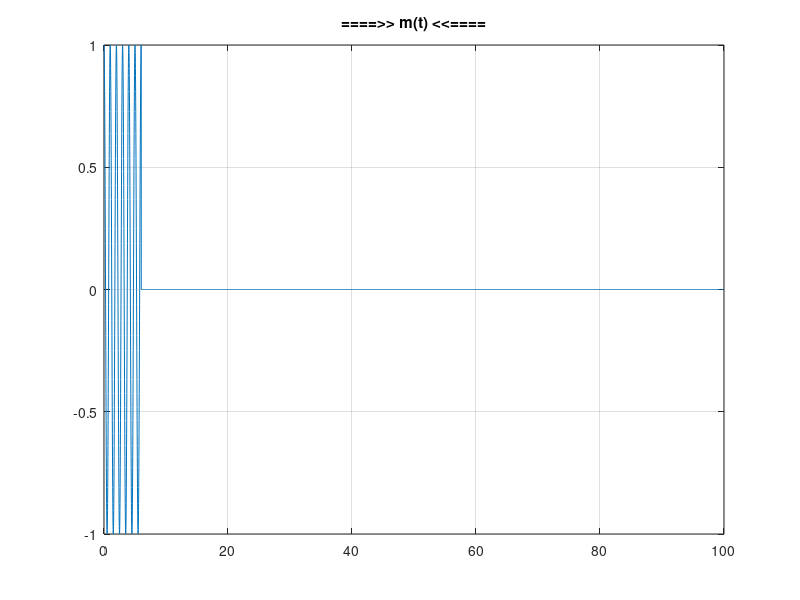
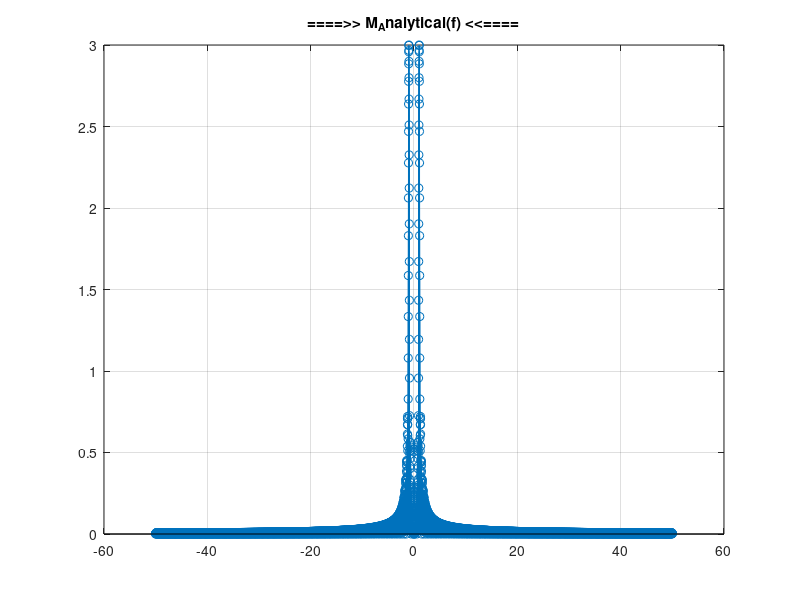
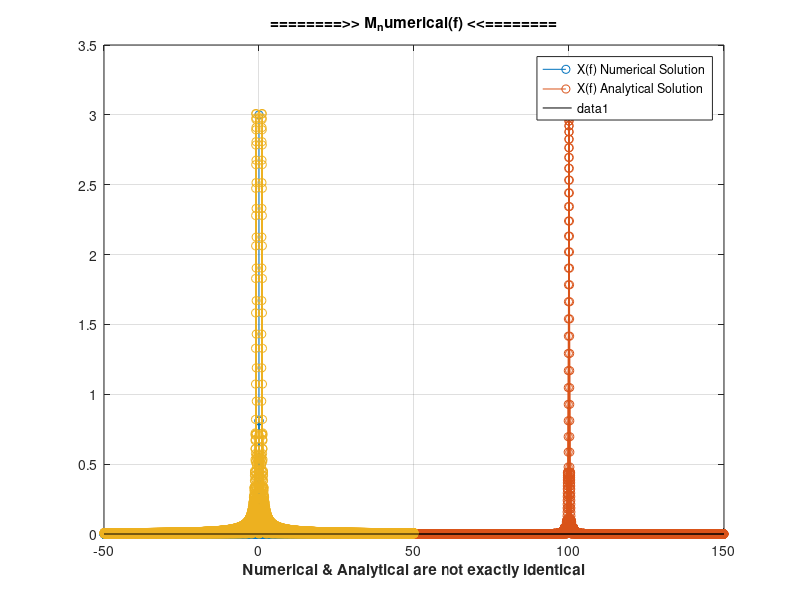
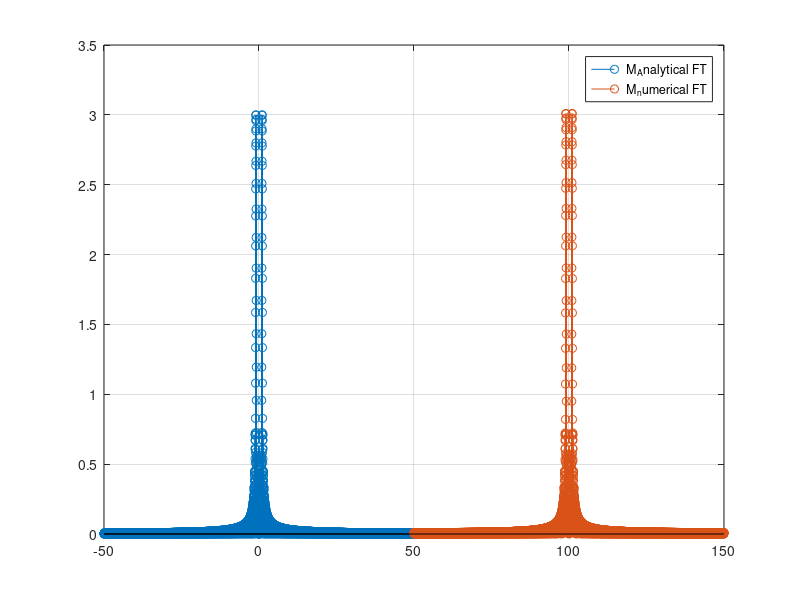

These figures' MATLAB source, in order:
fs = 100;
df = 0.01;

ts = 0.04/fs;
t = -2:ts:2-ts;

if (rem(length(t),2)==0)
f= - (0.5 * fs) : df : (0.5*fs - df) ;
else
f= - (0.5*fs-0.5*df) : df : (0.5*fs -0.5*df);
end

b1 = find (t ==-1);
b2 = find (t == 1);

x1 = t(1:b1)+2;
x2 = ones(1,b2-b1-1);
x3 = 2-t(b2:end);

x = [x1 , x2 , x3];


######### Q1 #########
figure(1);
plot(t,x);
ylim([0, 1.5]);
xlabel("t");ylabel("x(t)");
title('Time Domain Representation of x(t)');
grid on;

######### Q2 #########
figure(2);

X_analytical = (-1./(2*(pi^2)*(f.^2))) .* (cos(4*pi*f) - cos(2*pi*f)) ;

stem(f,abs(X_analytical),'r')
xlabel("f"); ylabel("X(f)");

legend("X(f) Analytical Solution");
title('Analytical Fourier Transform of x(t)');
grid on;

######### Q3 #########
X_numerical = fftshift(fft(x))*ts;

figure(3);

stem(f,abs(X_numerical));
hold on;
stem(f+100,abs(X_analytical));

legend("X(f) Numerical Solution" , "X(f) Analytical Solution");
xlabel("Numerical & Analytical are not exactly identical",'FontWeight', 'bold');
title('Comparison of Numerical and Analytical Fourier Transforms');
grid on;


######### Q4 #########

P = abs(X_numerical).^2;

P_max = max(P);
P_max_index = find(P == P_max)
threshold = 0.05 * P_max;

BW = abs(f(P_max_index + find( P(P_max_index:end) <= threshold,1) -1))


######### Q5 #########

H= abs(f)< 1;
X_filtered = X_numerical .* H;
figure(4);
stem(f,abs(X_filtered))
xlabel("f"); ylabel("X_filtered(f)");
grid on

x_filtered = real(ifft(ifftshift(X_filtered))/ts);
figure(5);
plot(t,x_filtered)
xlabel("t"); ylabel("x_filtered(t)");
grid on


######### Q6 #########

H= abs(f)< 0.3;
X_filtered = X_numerical .* H;
figure(6);
stem(f,abs(X_filtered))
xlabel("f"); ylabel("X_filtered(f)");
grid on

x_filtered = real(ifft(ifftshift(X_filtered))/ts);
figure(7);
plot(t,x_filtered)
xlabel("t"); ylabel("x_filtered(t)");
grid on


close all;

########################### Q7 ###########################
##########################################################

fs = 100;
fm = 1;
df = 0.01;

T = 100/fm;
ts = 1/fs;
N = ceil(T/ts);

if (rem(N,2)==0)
f= - (0.5 * fs) : df : (0.5*fs - df) ;
else
f= - (0.5*fs-0.5*df) : df : (0.5*fs -0.5*df);
end

t = 0:ts:((N-1)*ts);

############## Q1 #############

m = cos(2*pi*1*t);
m(t>6) = 0;

figure(1);
plot(t,m);
title("====>> m(t) <<====")
grid on;

############## Q2 #############

M_Analytical = (3* (exp(3*j*(2*pi-2*pi*f)) .* sinc(6-6*f)) + 3*(exp(-3*j*(2*pi+2*pi*f)) .* sinc(6+6*f)));

figure (2);
stem(f,abs(M_Analytical));
title("====>> M_Analytical(f) <<====");
grid on;

############## Q3 #############

M_numerical = fftshift(fft(m))*ts;
figure(3);
stem(f,abs(M_numerical));
title("========>> M_numerical(f) <<========")
grid on;

figure(4);
stem(f,abs(M_Analytical));
hold on;
stem(f+100,abs(M_numerical));
legend("M_Analytical FT" , "M_numerical FT");
grid on;

############## Q4 #############

P = abs(M_Analytical).^2;

P_max = max(P);
P_max_index = 4901;
threshold = 0.05 * P_max;

BW = abs(f(P_max_index + find( P(P_max_index:end) <= threshold,1) -1))




































































































